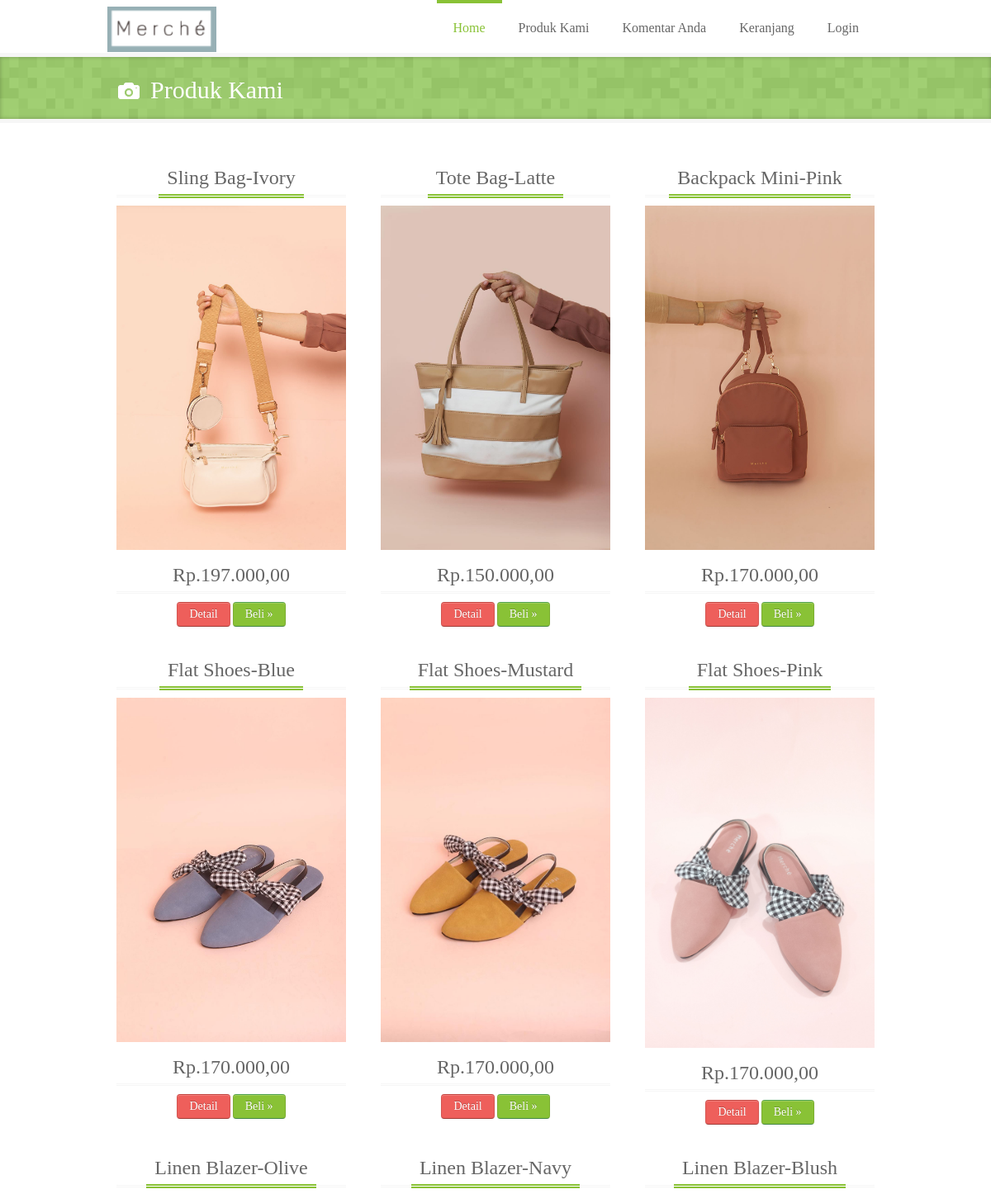
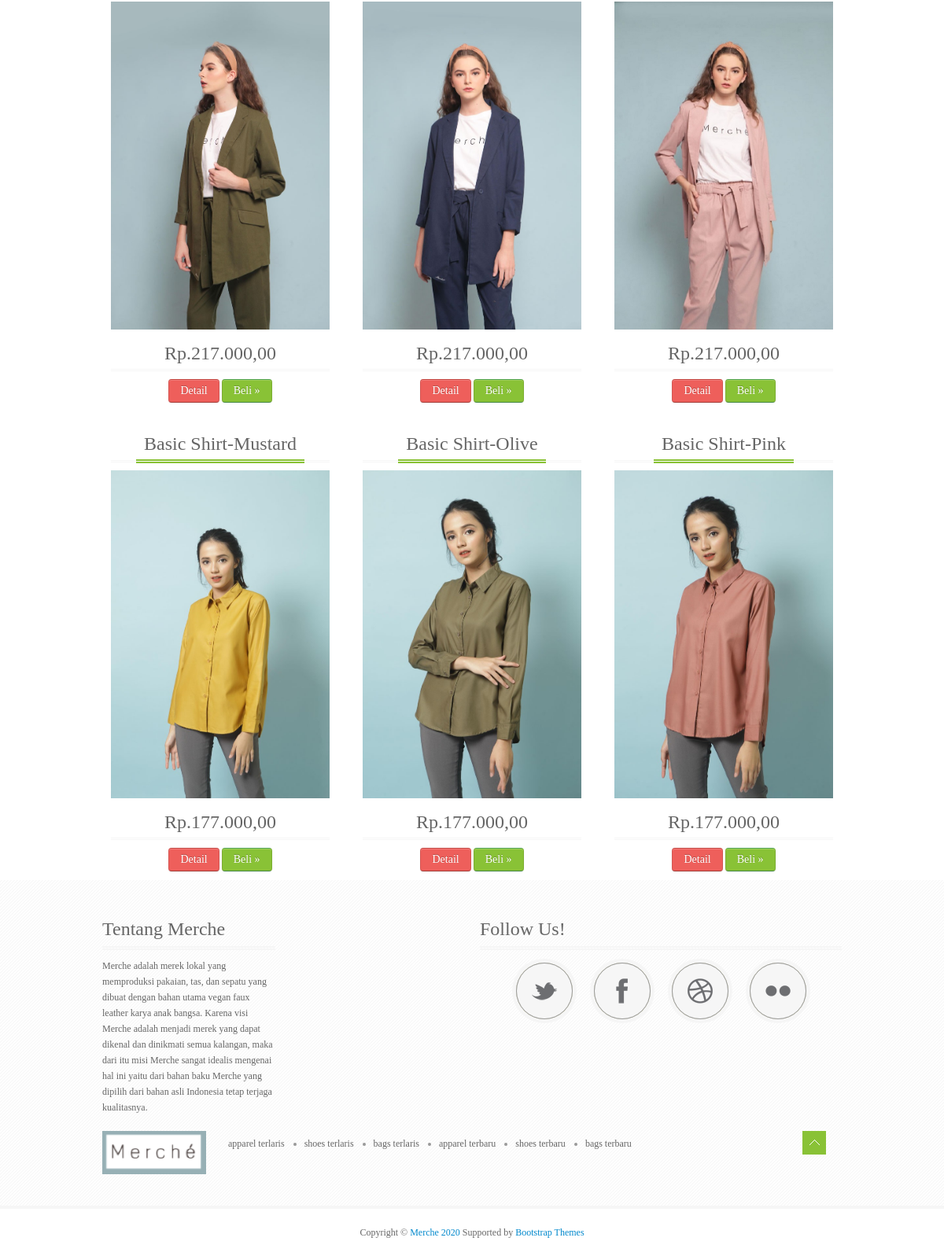
The app's page /index.php?link=produk with its own data (2 pictures, top to bottom).
### tables this page shows
CREATE TABLE `produk` (
  `br_id` int(11) NOT NULL,
  `br_nm` varchar(100) DEFAULT NULL,
  `br_item` int(11) DEFAULT NULL,
  `br_hrg` double DEFAULT NULL,
  `br_stok` int(11) DEFAULT NULL,
  `br_satuan` varchar(20) DEFAULT NULL,
  `br_sts` char(1) DEFAULT NULL,
  `ket` varchar(200) DEFAULT NULL,
  `br_kat` varchar(20) DEFAULT NULL,
  `br_gbr` varchar(200) DEFAULT NULL
);

### content/produk.php (the view)
<div id="page-title">
           <div id="page-title-inner">
               <div class="container">
                       <h2><i class="ico-camera ico-white"></i>Produk Kami</h2>
               </div>
           </div>
</div>
       <div id="wrapper">
           <div class="container">
               <div class="row">
                   <?php
                   $sql = mysqli_query($koneksi, "SELECT * FROM produk ORDER BY br_id DESC");
                   if (mysqli_num_rows($sql) == 0) {
                       echo "Tidak ada produk!";
                   } else {
                       while ($data = mysqli_fetch_assoc($sql)) {
                           ?>
                           <div class="span4">
                               <div class="icons-box">
                                   <div class="title"><h3><?php echo $data['br_nm']; ?></h3></div>
                                   <img src="<?php echo $data['br_gbr']; ?>" />
                                   <div><h3>Rp.<?php echo number_format($data['br_hrg'], 2, ",", "."); ?></h3></div>
                                   <div class="clear">
                                       <a href="index.php?link=detailbarang&kd=<?php echo $data['br_id']; ?>" class="btn btn-lg btn-danger">Detail</a>
                                       <a href="cart.php?act=add&amp;barang_id=<?php echo $data['br_id']; ?>&amp;ref=index.php?link=keranjang&kd=<?php echo $data['br_id']; ?>" class="btn btn-lg btn-success">Beli &raquo;</a>
                                   </div>
                               </div>
                           </div>
                           <?php
                       }
                   }
                   ?>
               </div>
           </div>
       </div>

### assets/css/style.css (style rules this page uses)
.clear { clear:both; }
body { font-family: 'Droid Sans'; font-size: 12px; color: #666; }
h1, h2, h3, h4, h5, h6 { font-family: "Boogaloo" !important; font-weight: normal !important; color: #666; margin: 0; padding: 0; }
.title { border-bottom: 3px double #f6f6f6; margin-bottom: 10px; }
.title h1, .title h2, .title h3, .title h4, .title h5, .title h6 { border-bottom: 5px double #89c236 !important; margin-bottom: -4px !important; display: inline-block !important; padding: 0px 10px !important; margin-left:15px !important; margin-right:15px !important; }
#wrapper { background: #fff; }
#page-title { background: url(../img/bg-grey2.png); display: block; margin-bottom: 25px; position: relative; z-index: 20; border-bottom: 5px solid #f6f6f6; }
#page-title-inner { background: rgba(153,204,102, 0.9); -webkit-box-shadow: inset 0px 0px 5px rgba(0,0,0,.25); -moz-box-shadow: inset 0px 0px 5px rgba(0,0,0,.25); box-shadow: inset 0px 0px 5px rgba(0,0,0,.25); padding: 10px; }
#page-title i { margin: -6px 2px -5px -18px; padding: 0px; }
#page-title h2 { display: inline-block; font-family: "Boogaloo" !important; color: #fff; padding: 10px 20px 5px 20px; font-size: 30px; }
.icons-box { text-align: center; border: 1px solid #fff; padding: 20px 10px 10px 10px; }
.icons-box h3 { margin: 0 auto; padding-top: 10px; border-bottom: 3px double #f6f6f6; margin-bottom: 10px; }
.btn { border-color: #c5c5c5; border-color: rgba(0, 0, 0, 0.15) rgba(0, 0, 0, 0.15) rgba(0, 0, 0, 0.25); }
.btn-danger { background-color: #da4f49; color: #ffffff; background-image: -moz-linear-gradient(top, #ee5f5b, #ee5f5b); background-image: -ms-linear-gradient(top, #ee5f5b, #ee5f5b); background-image: -webkit-gradient(linear, 0 0, 0 100%, from(#ee5f5b), to(#ee5f5b)); background-image: -webkit-linear-gradient(top, #ee5f5b, #ee5f5b); background-image: -o-linear-gradient(top, #ee5f5b, #ee5f5b); background-image: linear-gradient(top, #ee5f5b, #ee5f5b); background-repeat: repeat-x; filter: progid:DXImageTransform.Microsoft.gradient(startColorstr='#'ee5f5b, endColorstr='#'ee5f5b, GradientType=0); border-color: #bd362f #bd362f #802420; border-color: rgba(0, 0, 0, 0.1) rgba(0, 0, 0, 0.1) rgba(0, 0, 0, 0.25); filter: progid:DXImageTransform.Microsoft.gradient(enabled = false); }
.btn-success { background-color: #5bb75b; color: #ffffff; background-image: -moz-linear-gradient(top, #89c236, #89c236); background-image: -ms-linear-gradient(top, #89c236, #89c236); background-image: -webkit-gradient(linear, 0 0, 0 100%, from(#89c236), to(#89c236)); background-image: -webkit-linear-gradient(top, #89c236, #89c236); background-image: -o-linear-gradient(top, #89c236, #89c236); background-image: linear-gradient(top, #89c236, #89c236); background-repeat: repeat-x; filter: progid:DXImageTransform.Microsoft.gradient(startColorstr='#'89c236, endColorstr='#'89c236, GradientType=0); border-color: #51a351 #51a351 #387038; border-color: rgba(0, 0, 0, 0.1) rgba(0, 0, 0, 0.1) rgba(0, 0, 0, 0.25); filter: progid:DXImageTransform.Microsoft.gradient(enabled = false); }

### records on screen
produk: br_nm "Sling Bag-Ivory", br_gbr (picture), br_hrg "197.000,00"
produk: br_nm "Tote Bag-Latte", br_gbr (picture), br_hrg "150.000,00"
produk: br_nm "Backpack Mini-Pink", br_gbr (picture), br_hrg "170.000,00"
produk: br_nm "Flat Shoes-Blue", br_gbr (picture), br_hrg "170.000,00"
produk: br_nm "Flat Shoes-Mustard", br_gbr (picture), br_hrg "170.000,00"
produk: br_nm "Flat Shoes-Pink", br_gbr (picture), br_hrg "170.000,00"
produk: br_nm "Linen Blazer-Olive", br_gbr (picture), br_hrg "217.000,00"
produk: br_nm "Linen Blazer-Navy", br_gbr (picture), br_hrg "217.000,00"
produk: br_nm "Linen Blazer-Blush", br_gbr (picture), br_hrg "217.000,00"
produk: br_nm "Basic Shirt-Mustard", br_gbr (picture), br_hrg "177.000,00"
produk: br_nm "Basic Shirt-Olive", br_gbr (picture), br_hrg "177.000,00"
produk: br_nm "Basic Shirt-Pink", br_gbr (picture), br_hrg "177.000,00"
